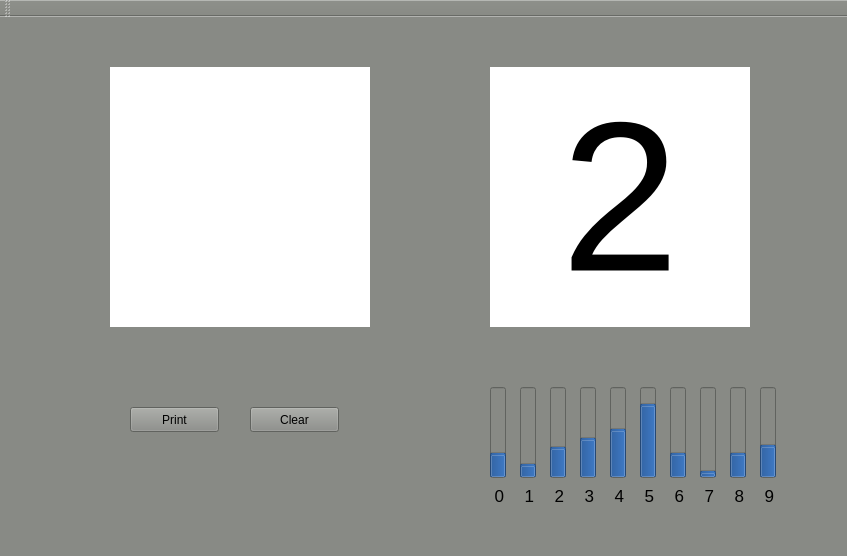
<?xml version="1.0" encoding="UTF-8"?>
<ui version="4.0">
 <class>MainWindow</class>
 <widget class="QMainWindow" name="MainWindow">
  <property name="geometry">
   <rect>
    <x>0</x>
    <y>0</y>
    <width>847</width>
    <height>556</height>
   </rect>
  </property>
  <property name="font">
   <font>
    <pointsize>10</pointsize>
    <weight>75</weight>
    <bold>true</bold>
   </font>
  </property>
  <property name="windowTitle">
   <string>MainWindow</string>
  </property>
  <property name="styleSheet">
   <string notr="true">background-color: rgb(136, 138, 133);</string>
  </property>
  <widget class="QWidget" name="centralWidget">
   <widget class="QLabel" name="label">
    <property name="geometry">
     <rect>
      <x>490</x>
      <y>50</y>
      <width>260</width>
      <height>260</height>
     </rect>
    </property>
    <property name="font">
     <font>
      <pointsize>160</pointsize>
     </font>
    </property>
    <property name="styleSheet">
     <string notr="true">background-color: rgb(255, 255, 255);
color: rgb(0, 0, 0);</string>
    </property>
    <property name="text">
     <string>2</string>
    </property>
    <property name="alignment">
     <set>Qt::AlignCenter</set>
    </property>
   </widget>
   <widget class="QStackedWidget" name="stackedWidget">
    <property name="geometry">
     <rect>
      <x>110</x>
      <y>50</y>
      <width>260</width>
      <height>260</height>
     </rect>
    </property>
    <property name="styleSheet">
     <string notr="true">background-color: rgb(255, 255, 255);</string>
    </property>
    <property name="currentIndex">
     <number>0</number>
    </property>
    <widget class="QWidget" name="page"/>
    <widget class="QWidget" name="page_2"/>
   </widget>
   <widget class="QLabel" name="label_11">
    <property name="geometry">
     <rect>
      <x>490</x>
      <y>470</y>
      <width>21</width>
      <height>17</height>
     </rect>
    </property>
    <property name="font">
     <font>
      <pointsize>13</pointsize>
     </font>
    </property>
    <property name="styleSheet">
     <string notr="true">color: rgb(0, 0, 0);</string>
    </property>
    <property name="text">
     <string> 0</string>
    </property>
   </widget>
   <widget class="QLabel" name="label_6">
    <property name="geometry">
     <rect>
      <x>640</x>
      <y>470</y>
      <width>21</width>
      <height>17</height>
     </rect>
    </property>
    <property name="font">
     <font>
      <pointsize>13</pointsize>
     </font>
    </property>
    <property name="styleSheet">
     <string notr="true">color: rgb(0, 0, 0);</string>
    </property>
    <property name="text">
     <string> 5</string>
    </property>
   </widget>
   <widget class="QProgressBar" name="progressBar_1">
    <property name="geometry">
     <rect>
      <x>520</x>
      <y>370</y>
      <width>16</width>
      <height>91</height>
     </rect>
    </property>
    <property name="styleSheet">
     <string notr="true">
selection-background-color: rgb(52, 101, 164);</string>
    </property>
    <property name="value">
     <number>12</number>
    </property>
    <property name="alignment">
     <set>Qt::AlignLeading|Qt::AlignLeft|Qt::AlignVCenter</set>
    </property>
    <property name="textVisible">
     <bool>false</bool>
    </property>
    <property name="orientation">
     <enum>Qt::Vertical</enum>
    </property>
    <property name="textDirection">
     <enum>QProgressBar::BottomToTop</enum>
    </property>
    <property name="format">
     <string>%p%</string>
    </property>
   </widget>
   <widget class="QLabel" name="label_4">
    <property name="geometry">
     <rect>
      <x>580</x>
      <y>470</y>
      <width>21</width>
      <height>17</height>
     </rect>
    </property>
    <property name="font">
     <font>
      <pointsize>13</pointsize>
     </font>
    </property>
    <property name="styleSheet">
     <string notr="true">color: rgb(0, 0, 0);</string>
    </property>
    <property name="text">
     <string> 3</string>
    </property>
   </widget>
   <widget class="QProgressBar" name="progressBar_6">
    <property name="geometry">
     <rect>
      <x>670</x>
      <y>370</y>
      <width>16</width>
      <height>91</height>
     </rect>
    </property>
    <property name="styleSheet">
     <string notr="true">
selection-background-color: rgb(52, 101, 164);</string>
    </property>
    <property name="value">
     <number>24</number>
    </property>
    <property name="alignment">
     <set>Qt::AlignLeading|Qt::AlignLeft|Qt::AlignVCenter</set>
    </property>
    <property name="textVisible">
     <bool>false</bool>
    </property>
    <property name="orientation">
     <enum>Qt::Vertical</enum>
    </property>
    <property name="textDirection">
     <enum>QProgressBar::BottomToTop</enum>
    </property>
    <property name="format">
     <string>%p%</string>
    </property>
   </widget>
   <widget class="QProgressBar" name="progressBar_0">
    <property name="geometry">
     <rect>
      <x>490</x>
      <y>370</y>
      <width>16</width>
      <height>91</height>
     </rect>
    </property>
    <property name="styleSheet">
     <string notr="true">
selection-background-color: rgb(52, 101, 164);</string>
    </property>
    <property name="value">
     <number>24</number>
    </property>
    <property name="alignment">
     <set>Qt::AlignLeading|Qt::AlignLeft|Qt::AlignVCenter</set>
    </property>
    <property name="textVisible">
     <bool>false</bool>
    </property>
    <property name="orientation">
     <enum>Qt::Vertical</enum>
    </property>
    <property name="textDirection">
     <enum>QProgressBar::BottomToTop</enum>
    </property>
    <property name="format">
     <string>%p%</string>
    </property>
   </widget>
   <widget class="QLabel" name="label_3">
    <property name="geometry">
     <rect>
      <x>550</x>
      <y>470</y>
      <width>21</width>
      <height>17</height>
     </rect>
    </property>
    <property name="font">
     <font>
      <pointsize>13</pointsize>
     </font>
    </property>
    <property name="styleSheet">
     <string notr="true">color: rgb(0, 0, 0);</string>
    </property>
    <property name="text">
     <string> 2</string>
    </property>
   </widget>
   <widget class="QLabel" name="label_5">
    <property name="geometry">
     <rect>
      <x>610</x>
      <y>470</y>
      <width>21</width>
      <height>17</height>
     </rect>
    </property>
    <property name="font">
     <font>
      <pointsize>13</pointsize>
     </font>
    </property>
    <property name="styleSheet">
     <string notr="true">color: rgb(0, 0, 0);</string>
    </property>
    <property name="text">
     <string> 4</string>
    </property>
   </widget>
   <widget class="QProgressBar" name="progressBar_3">
    <property name="geometry">
     <rect>
      <x>580</x>
      <y>370</y>
      <width>16</width>
      <height>91</height>
     </rect>
    </property>
    <property name="styleSheet">
     <string notr="true">
selection-background-color: rgb(52, 101, 164);</string>
    </property>
    <property name="value">
     <number>40</number>
    </property>
    <property name="alignment">
     <set>Qt::AlignLeading|Qt::AlignLeft|Qt::AlignVCenter</set>
    </property>
    <property name="textVisible">
     <bool>false</bool>
    </property>
    <property name="orientation">
     <enum>Qt::Vertical</enum>
    </property>
    <property name="textDirection">
     <enum>QProgressBar::BottomToTop</enum>
    </property>
    <property name="format">
     <string>%p%</string>
    </property>
   </widget>
   <widget class="QProgressBar" name="progressBar_2">
    <property name="geometry">
     <rect>
      <x>550</x>
      <y>370</y>
      <width>16</width>
      <height>91</height>
     </rect>
    </property>
    <property name="styleSheet">
     <string notr="true">
selection-background-color: rgb(52, 101, 164);</string>
    </property>
    <property name="value">
     <number>30</number>
    </property>
    <property name="alignment">
     <set>Qt::AlignLeading|Qt::AlignLeft|Qt::AlignVCenter</set>
    </property>
    <property name="textVisible">
     <bool>false</bool>
    </property>
    <property name="orientation">
     <enum>Qt::Vertical</enum>
    </property>
    <property name="textDirection">
     <enum>QProgressBar::BottomToTop</enum>
    </property>
    <property name="format">
     <string>%p%</string>
    </property>
   </widget>
   <widget class="QLabel" name="label_8">
    <property name="geometry">
     <rect>
      <x>700</x>
      <y>470</y>
      <width>21</width>
      <height>17</height>
     </rect>
    </property>
    <property name="font">
     <font>
      <pointsize>13</pointsize>
     </font>
    </property>
    <property name="styleSheet">
     <string notr="true">color: rgb(0, 0, 0);</string>
    </property>
    <property name="text">
     <string> 7</string>
    </property>
   </widget>
   <widget class="QProgressBar" name="progressBar_8">
    <property name="geometry">
     <rect>
      <x>730</x>
      <y>370</y>
      <width>16</width>
      <height>91</height>
     </rect>
    </property>
    <property name="styleSheet">
     <string notr="true">
selection-background-color: rgb(52, 101, 164);</string>
    </property>
    <property name="value">
     <number>24</number>
    </property>
    <property name="alignment">
     <set>Qt::AlignLeading|Qt::AlignLeft|Qt::AlignVCenter</set>
    </property>
    <property name="textVisible">
     <bool>false</bool>
    </property>
    <property name="orientation">
     <enum>Qt::Vertical</enum>
    </property>
    <property name="textDirection">
     <enum>QProgressBar::BottomToTop</enum>
    </property>
    <property name="format">
     <string>%p%</string>
    </property>
   </widget>
   <widget class="QProgressBar" name="progressBar_9">
    <property name="geometry">
     <rect>
      <x>760</x>
      <y>370</y>
      <width>16</width>
      <height>91</height>
     </rect>
    </property>
    <property name="styleSheet">
     <string notr="true">
selection-background-color: rgb(52, 101, 164);</string>
    </property>
    <property name="value">
     <number>32</number>
    </property>
    <property name="alignment">
     <set>Qt::AlignLeading|Qt::AlignLeft|Qt::AlignVCenter</set>
    </property>
    <property name="textVisible">
     <bool>false</bool>
    </property>
    <property name="orientation">
     <enum>Qt::Vertical</enum>
    </property>
    <property name="textDirection">
     <enum>QProgressBar::BottomToTop</enum>
    </property>
    <property name="format">
     <string>%p%</string>
    </property>
   </widget>
   <widget class="QLabel" name="label_7">
    <property name="geometry">
     <rect>
      <x>670</x>
      <y>470</y>
      <width>21</width>
      <height>17</height>
     </rect>
    </property>
    <property name="font">
     <font>
      <pointsize>13</pointsize>
     </font>
    </property>
    <property name="styleSheet">
     <string notr="true">color: rgb(0, 0, 0);</string>
    </property>
    <property name="text">
     <string> 6</string>
    </property>
   </widget>
   <widget class="QLabel" name="label_9">
    <property name="geometry">
     <rect>
      <x>730</x>
      <y>470</y>
      <width>21</width>
      <height>17</height>
     </rect>
    </property>
    <property name="font">
     <font>
      <pointsize>13</pointsize>
     </font>
    </property>
    <property name="styleSheet">
     <string notr="true">color: rgb(0, 0, 0);</string>
    </property>
    <property name="text">
     <string> 8</string>
    </property>
   </widget>
   <widget class="QProgressBar" name="progressBar_5">
    <property name="geometry">
     <rect>
      <x>640</x>
      <y>370</y>
      <width>16</width>
      <height>91</height>
     </rect>
    </property>
    <property name="styleSheet">
     <string notr="true">
selection-background-color: rgb(52, 101, 164);</string>
    </property>
    <property name="value">
     <number>77</number>
    </property>
    <property name="alignment">
     <set>Qt::AlignLeading|Qt::AlignLeft|Qt::AlignVCenter</set>
    </property>
    <property name="textVisible">
     <bool>false</bool>
    </property>
    <property name="orientation">
     <enum>Qt::Vertical</enum>
    </property>
    <property name="textDirection">
     <enum>QProgressBar::BottomToTop</enum>
    </property>
    <property name="format">
     <string>%p%</string>
    </property>
   </widget>
   <widget class="QLabel" name="label_2">
    <property name="geometry">
     <rect>
      <x>520</x>
      <y>470</y>
      <width>21</width>
      <height>17</height>
     </rect>
    </property>
    <property name="font">
     <font>
      <pointsize>13</pointsize>
     </font>
    </property>
    <property name="styleSheet">
     <string notr="true">color: rgb(0, 0, 0);</string>
    </property>
    <property name="text">
     <string> 1</string>
    </property>
   </widget>
   <widget class="QProgressBar" name="progressBar_7">
    <property name="geometry">
     <rect>
      <x>700</x>
      <y>370</y>
      <width>16</width>
      <height>91</height>
     </rect>
    </property>
    <property name="styleSheet">
     <string notr="true">
selection-background-color: rgb(52, 101, 164);</string>
    </property>
    <property name="value">
     <number>4</number>
    </property>
    <property name="alignment">
     <set>Qt::AlignLeading|Qt::AlignLeft|Qt::AlignVCenter</set>
    </property>
    <property name="textVisible">
     <bool>false</bool>
    </property>
    <property name="orientation">
     <enum>Qt::Vertical</enum>
    </property>
    <property name="textDirection">
     <enum>QProgressBar::BottomToTop</enum>
    </property>
    <property name="format">
     <string>%p%</string>
    </property>
   </widget>
   <widget class="QLabel" name="label_10">
    <property name="geometry">
     <rect>
      <x>760</x>
      <y>470</y>
      <width>21</width>
      <height>17</height>
     </rect>
    </property>
    <property name="font">
     <font>
      <pointsize>13</pointsize>
     </font>
    </property>
    <property name="styleSheet">
     <string notr="true">color: rgb(0, 0, 0);</string>
    </property>
    <property name="text">
     <string> 9</string>
    </property>
   </widget>
   <widget class="QProgressBar" name="progressBar_4">
    <property name="geometry">
     <rect>
      <x>610</x>
      <y>370</y>
      <width>16</width>
      <height>91</height>
     </rect>
    </property>
    <property name="styleSheet">
     <string notr="true">
selection-background-color: rgb(52, 101, 164);</string>
    </property>
    <property name="value">
     <number>50</number>
    </property>
    <property name="alignment">
     <set>Qt::AlignLeading|Qt::AlignLeft|Qt::AlignVCenter</set>
    </property>
    <property name="textVisible">
     <bool>false</bool>
    </property>
    <property name="orientation">
     <enum>Qt::Vertical</enum>
    </property>
    <property name="textDirection">
     <enum>QProgressBar::BottomToTop</enum>
    </property>
    <property name="format">
     <string>%p%</string>
    </property>
   </widget>
   <widget class="QPushButton" name="pushButton">
    <property name="geometry">
     <rect>
      <x>130</x>
      <y>390</y>
      <width>89</width>
      <height>25</height>
     </rect>
    </property>
    <property name="text">
     <string>Print</string>
    </property>
   </widget>
   <widget class="QPushButton" name="clearPaintWidget">
    <property name="geometry">
     <rect>
      <x>250</x>
      <y>390</y>
      <width>89</width>
      <height>25</height>
     </rect>
    </property>
    <property name="text">
     <string>Clear</string>
    </property>
   </widget>
  </widget>
  <widget class="QMenuBar" name="menuBar">
   <property name="geometry">
    <rect>
     <x>0</x>
     <y>0</y>
     <width>847</width>
     <height>22</height>
    </rect>
   </property>
  </widget>
  <widget class="QToolBar" name="mainToolBar">
   <attribute name="toolBarArea">
    <enum>TopToolBarArea</enum>
   </attribute>
   <attribute name="toolBarBreak">
    <bool>false</bool>
   </attribute>
  </widget>
  <widget class="QStatusBar" name="statusBar"/>
 </widget>
 <layoutdefault spacing="6" margin="11"/>
 <resources/>
 <connections/>
</ui>
